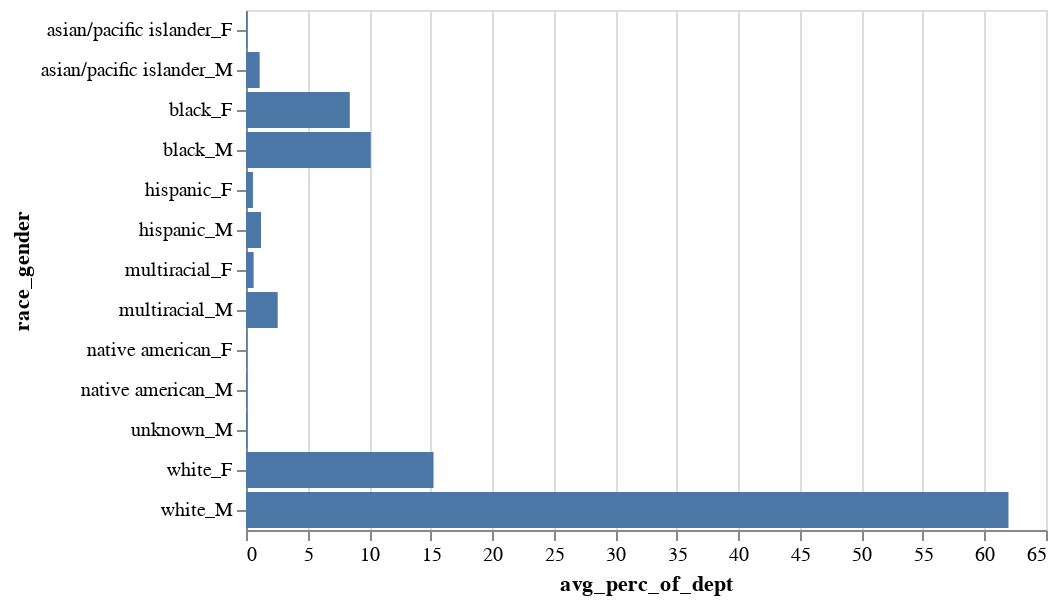

This figure's notebook cell:
### Code cell
avg_race_gender_roster['race_gender'] = avg_race_gender_roster['clean_race_ethnicity'] + '_' + avg_race_gender_roster['gender']

alt.Chart(avg_race_gender_roster).mark_bar().encode(
    x='avg_perc_of_dept:Q',
    y='race_gender',
    order=alt.Order('avg_perc_of_dept', sort='descending')
)

### Figure 1 — Vega-Lite specification as saved in the notebook (floating-point values rounded to 4 significant figures)
{"config": {"view": {"continuousWidth": 400, "continuousHeight": 300}}, "data": {"name": "data-94eed479b92d3e6a26552b823fd16858"}, "mark": "bar", "encoding": {"order": {"type": "quantitative", "field": "avg_perc_of_dept", "sort": "descending"}, "x": {"type": "quantitative", "field": "avg_perc_of_dept"}, "y": {"type": "nominal", "field": "race_gender"}}, "$schema": "https://vega.github.io/schema/vega-lite/v4.8.1.json", "datasets": {"data-94eed479b92d3e6a26552b823fd16858": [{"clean_race_ethnicity": "asian/pacific islander", "gender": "F", "avg_perc_of_dept": 0.09319, "race_gender": "asian/pacific islander_F"}, {"clean_race_ethnicity": "asian/pacific islander", "gender": "M", "avg_perc_of_dept": 1.109, "race_gender": "asian/pacific islander_M"}, {"clean_race_ethnicity": "black", "gender": "F", "avg_perc_of_dept": 8.435, "race_gender": "black_F"}, {"clean_race_ethnicity": "black", "gender": "M", "avg_perc_of_dept": 10.14, "race_gender": "black_M"}, {"clean_race_ethnicity": "hispanic", "gender": "F", "avg_perc_of_dept": 0.5636, "race_gender": "hispanic_F"}, {"clean_race_ethnicity": "hispanic", "gender": "M", "avg_perc_of_dept": 1.219, "race_gender": "hispanic_M"}, {"clean_race_ethnicity": "multiracial", "gender": "F", "avg_perc_of_dept": 0.6218, "race_gender": "multiracial_F"}, {"clean_race_ethnicity": "multiracial", "gender": "M", "avg_perc_of_dept": 2.574, "race_gender": "multiracial_M"}, {"clean_race_ethnicity": "native american", "gender": "F", "avg_perc_of_dept": 0.06076, "race_gender": "native american_F"}, {"clean_race_ethnicity": "native american", "gender": "M", "avg_perc_of_dept": 0.07583, "race_gender": "native american_M"}, {"clean_race_ethnicity": "unknown", "gender": "M", "avg_perc_of_dept": 0.09544, "race_gender": "unknown_M"}, {"clean_race_ethnicity": "white", "gender": "F", "avg_perc_of_dept": 15.24, "race_gender": "white_F"}, {"clean_race_ethnicity": "white", "gender": "M", "avg_perc_of_dept": 61.95, "race_gender": "white_M"}]}}
